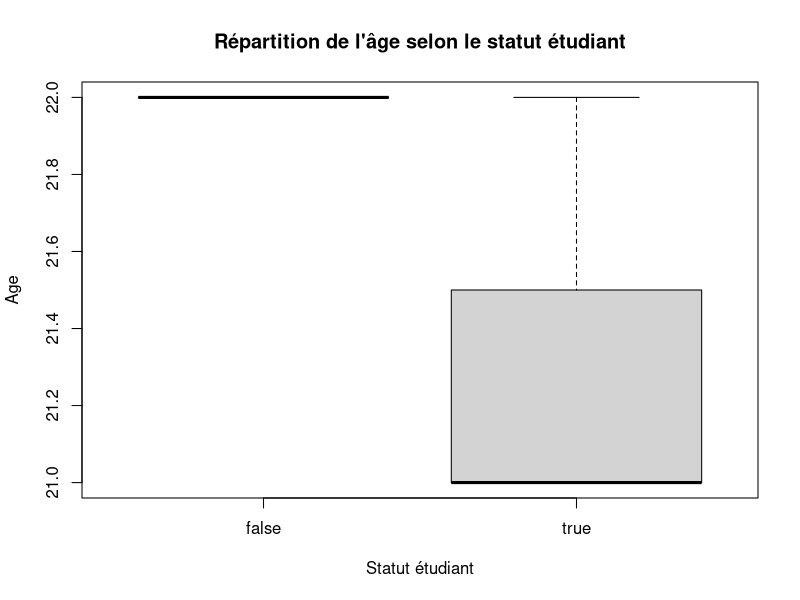
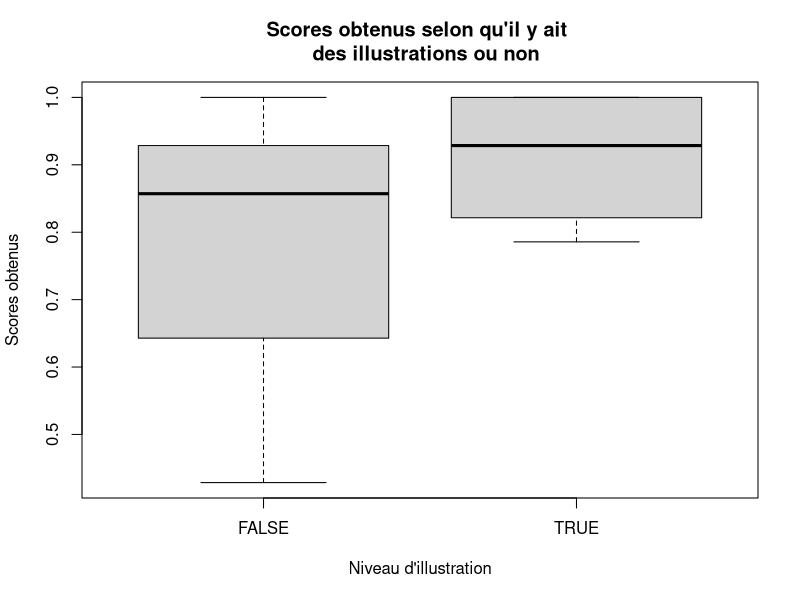
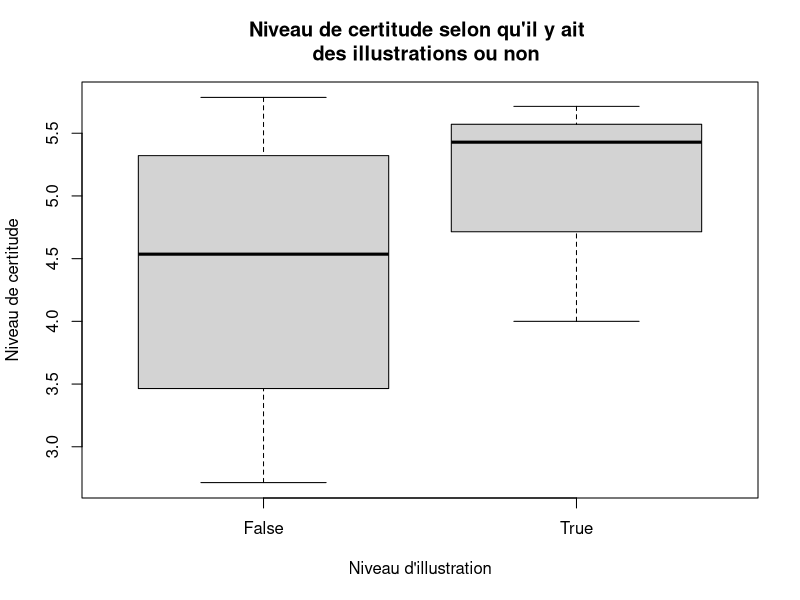
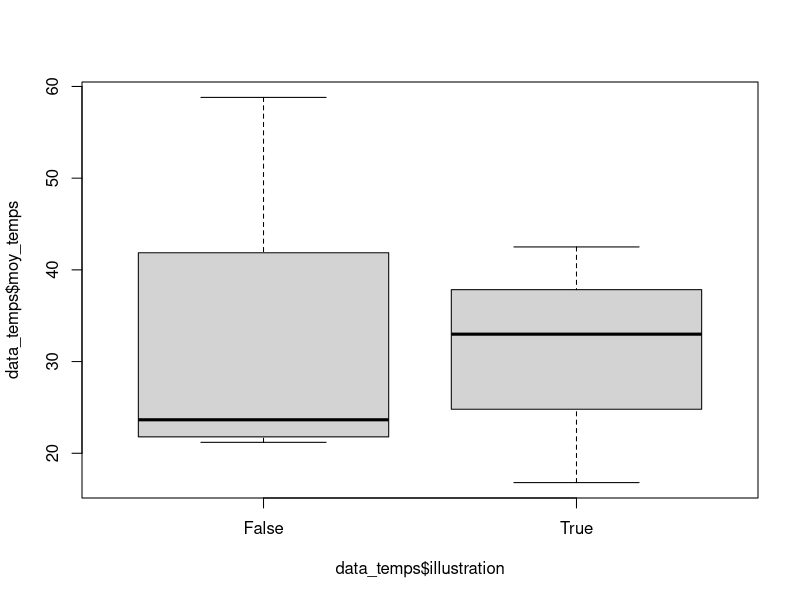
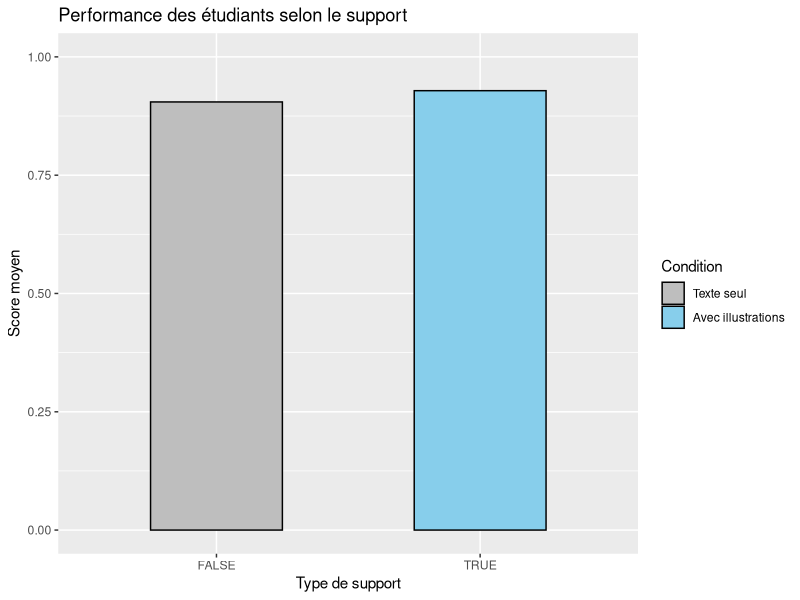
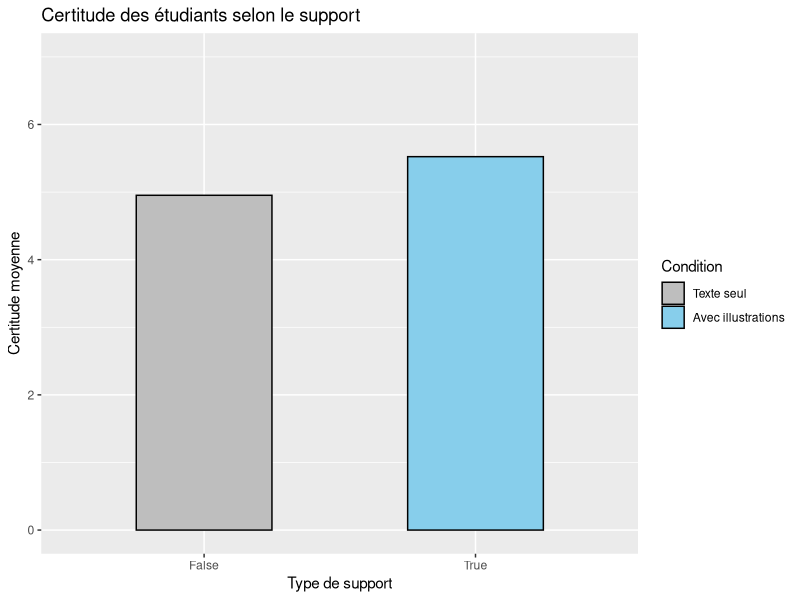
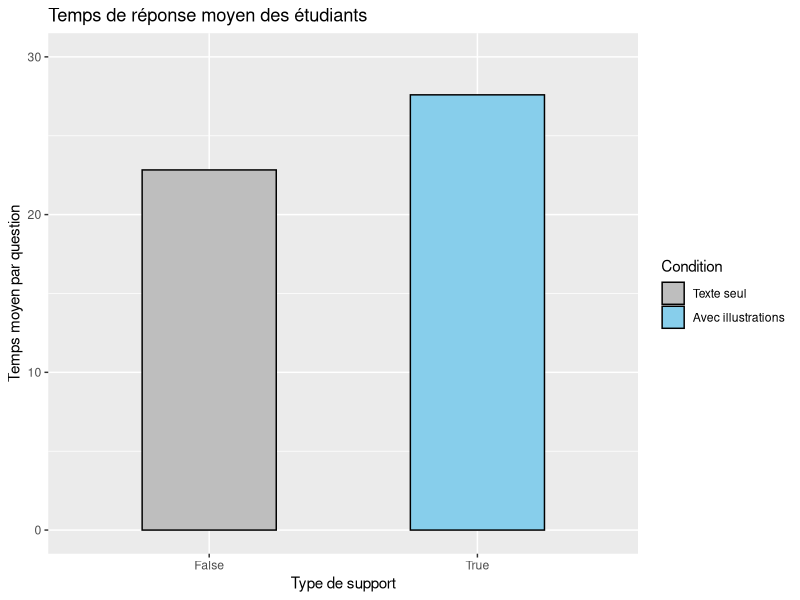
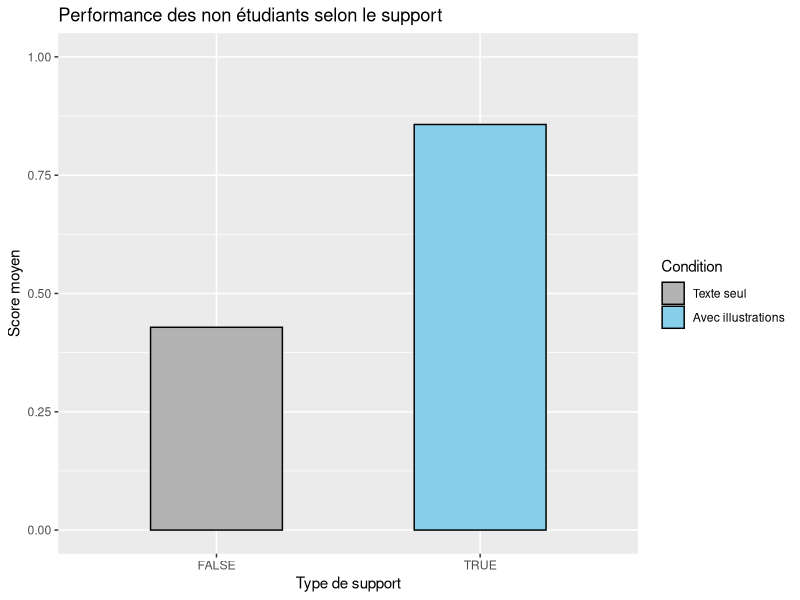

The R script that drew these images, in order:
###Chargement des données 

participants = read.csv("csv/participants.csv")
results = read.csv("csv/results.csv")

library(tidyverse)
library(tidyselect)
library(lmerTest)

###Formation des données pour l'analyse 
#Nettoyage et rassemblement des données
data_clean = results %>%
  #convertir "estCorrect" et "illustration" en vrais booléens 
  mutate(
    estCorrect = as.logical(estCorrect),
    illustration = as.logical(illustration)
  ) %>%
  left_join(participants, by = "id") %>%
  mutate(etudiant = as.factor(etudiant))

#Calcul du score par condition pour chaque participant (score entre 0 et 1, avec 1 si tout est juste et 0 si tout est faux)
data_score = data_clean %>%
  group_by(id, illustration, etudiant) %>%
  summarise(
    score = mean(estCorrect, na.rm = TRUE), 
    .groups = "drop"
  )

#Calcul de la certitude moyenne par participant pour chaque condition 
data_certitude = results |>
  mutate(certitude = certitude) |> 
  left_join(participants, by = "id") |>
  group_by(id, illustration, etudiant) |>
  summarise(moy_certitude = mean(certitude, na.rm = TRUE), .groups = "drop")

#Calcul du temps moyen mis par question par participant pour chaque condition 
data_temps <- results |>
  mutate(tempsSecondes = tempsSecondes) |>
  left_join(participants, by = "id") |>
  group_by(id, illustration, etudiant) |>
  summarise(moy_temps = mean(tempsSecondes, na.rm = TRUE), .groups = "drop")


###Données sur les participants 
#Age
age_moy = mean(participants$age)

age_moy_etu = mean(as.numeric(participants$age[participants$etudiant == "true"]))
et_etu = sd(as.numeric(participants$age[participants$etudiant == "true"]))

age_moy_nnetu = mean(as.numeric(participants$age[participants$etudiant == "false"]))
et_nnetu = sd(as.numeric(participants$age[participants$etudiant == "false"]))


boxplot(participants$age ~participants$etudiant, main="Répartition de l'âge selon le statut étudiant", xlab="Statut étudiant", ylab="Age")

#Genre 
table(participants$genre) #5 femmes et 11 hommes 



###Test hypothèse 1 : les performances d'apprentissage seront meilleures pour les parties avec des images 

anova_H1 = aov(data_score$score ~ data_score$illustration)
summary(anova_H1)

modele_mixte = lmer(score ~ illustration * etudiant + (1|id), data = data_score)
anova(modele_mixte)

modele_certitude = lmer(moy_certitude ~ illustration * etudiant + (1|id), data = data_certitude)
anova(modele_certitude)

modele_temps = lmer(moy_temps ~ illustration * etudiant + (1|id), data = data_temps)
anova(modele_temps)

#Tests de corrélation 
chisq.test(data_score$score, data_score$illustration)
chisq.test(data_clean$illustration, data_clean$tempsSecondes)
chisq.test(data_clean$illustration, data_clean$certitude)

#Représentations graphiques 
boxplot(data_score$score~data_score$illustration, main = "Scores obtenus selon qu'il y ait 
  des illustrations ou non", xlab = "Niveau d'illustration", ylab="Scores obtenus")

boxplot(data_certitude$moy_certitude~data_certitude$illustration, main = "Niveau de certitude selon qu'il y ait 
  des illustrations ou non", xlab = "Niveau d'illustration", ylab="Niveau de certitude")

boxplot(data_temps$moy_temps~data_temps$illustration)

###Test hypothèse 2 : les performances des étudiants seront meilleures que celles des non étudiants 

anova_H2 = aov(data_score$score ~ data_score$etudiant)
summary(anova_H2)

chisq.test(data_score$score, data_score$etudiant)

modele_mixte = lmer(score ~ illustration * etudiant + (1|id), data = data_score)
anova(modele_mixte)

modele_certitude = lmer(moy_certitude ~ illustration * etudiant + (1|id), data = data_certitude)
anova(modele_certitude)

modele_temps = lmer(moy_temps ~ illustration * etudiant + (1|id), data = data_temps)
anova(modele_temps)

###Test hypothèse 1, 2 et 3 : 

modele_mixte = lmer(score ~ illustration * etudiant + (1|id), data = data_score)
anova(modele_mixte)

modele_certitude = lmer(moy_certitude ~ illustration * etudiant + (1|id), data = data_certitude)
anova(modele_certitude)

modele_temps = lmer(moy_temps ~ illustration * etudiant + (1|id), data = data_temps)
anova(modele_temps)

#Pour le groupe étudiant
data_etudiants <- data_score %>%
  filter(etudiant == "true") %>%
  group_by(illustration) %>%
  summarise(moyenne_score = mean(score),se = sd(score) / sqrt(n()), .groups = "drop")

data_certitude_etud <- data_certitude %>%
  filter(etudiant == "true") %>%
  group_by(illustration) %>%
  summarise(
    moyenne = mean(moy_certitude, na.rm = TRUE),
    se = sd(moy_certitude, na.rm = TRUE) / sqrt(n()),
    .groups = "drop"
  )

data_temps_etud <- data_temps %>%
  filter(etudiant == "true") %>% 
  group_by(illustration) %>%
  summarise(
    temps_moyen = mean(moy_temps, na.rm = TRUE),
    se = sd(moy_temps, na.rm = TRUE) / sqrt(n()),
    .groups = "drop"
  )

ggplot(data_etudiants, aes(x = illustration, y = moyenne_score, fill = illustration)) +
  geom_bar(stat = "identity", width = 0.5, color = "black") +
  scale_fill_manual(values = c("grey", "skyblue"), labels = c("Texte seul", "Avec illustrations")) +
  labs(
    title = "Performance des étudiants selon le support",
    x = "Type de support",
    y = "Score moyen",
    fill = "Condition") + ylim(0,1)

ggplot(data_certitude_etud, aes(x = illustration, y = moyenne, fill = illustration)) +
  geom_bar(stat = "identity", width = 0.5, color = "black") +
  scale_fill_manual(values = c("grey", "skyblue"), labels = c("Texte seul", "Avec illustrations")) +
  labs(
    title = "Certitude des étudiants selon le support",
    x = "Type de support",
    y = "Certitude moyenne", 
    fill = "Condition"
  )+ ylim(0,7)

ggplot(data_temps_etud, aes(x = illustration, y = temps_moyen, fill = illustration)) +
  geom_bar(stat = "identity", width = 0.5, color = "black") +
  scale_fill_manual(values = c("grey", "skyblue"), 
                    labels = c("Texte seul", "Avec illustrations")) +
  labs(
    title = "Temps de réponse moyen des étudiants",
    x = "Type de support",
    y = "Temps moyen par question",
    fill ="Condition"
  ) + ylim(0,30)

#Pour le groupe non-étudiant
data_nnetudiants <- data_score %>%
  filter(etudiant == "false") %>%
  group_by(illustration) %>%
  summarise(moyenne_score = mean(score),se = sd(score) / sqrt(n()), .groups = "drop")

data_certitude_nnetud <- data_certitude %>%
  filter(etudiant == "false") %>%
  group_by(illustration) %>%
  summarise(
    moyenne = mean(moy_certitude, na.rm = TRUE),
    se = sd(moy_certitude, na.rm = TRUE) / sqrt(n()),
    .groups = "drop"
  )

data_temps_nnetud <- data_temps %>%
  filter(etudiant == "false") %>% 
  group_by(illustration) %>%
  summarise(
    temps_moyen = mean(moy_temps, na.rm = TRUE),
    se = sd(moy_temps, na.rm = TRUE) / sqrt(n()),
    .groups = "drop"
  )

ggplot(data_nnetudiants, aes(x = illustration, y = moyenne_score, fill = illustration)) +
  geom_bar(stat = "identity", width = 0.5, color = "black") +
  scale_fill_manual(values = c("gray70", "skyblue"), labels = c("Texte seul", "Avec illustrations")) +
  labs(
    title = "Performance des non étudiants selon le support",
    x = "Type de support",
    y = "Score moyen",
    fill = "Condition")  + ylim(0,1)

ggplot(data_certitude_nnetud, aes(x = illustration, y = moyenne, fill = illustration)) +
  geom_bar(stat = "identity", width = 0.5, color = "black") +
  scale_fill_manual(values = c("grey", "skyblue"), labels = c("Texte seul", "Avec illustrations")) +
  labs(
    title = "Certitude des non-étudiants selon le support",
    x = "Type de support",
    y = "Certitude moyenne", 
    fill = "Condition"
  ) + ylim(0,7)

ggplot(data_temps_nnetud, aes(x = illustration, y = temps_moyen, fill = illustration)) +
  geom_bar(stat = "identity", width = 0.5, color = "black") +
  scale_fill_manual(values = c("grey", "skyblue"), 
                    labels = c("Texte seul", "Avec illustrations")) +
  labs(
    title = "Temps de réponse moyen des non-étudiants",
    x = "Type de support",
    y = "Temps moyen par question", 
    fill = "Condition"
  ) + ylim(0,30)

#moy score étu : 
